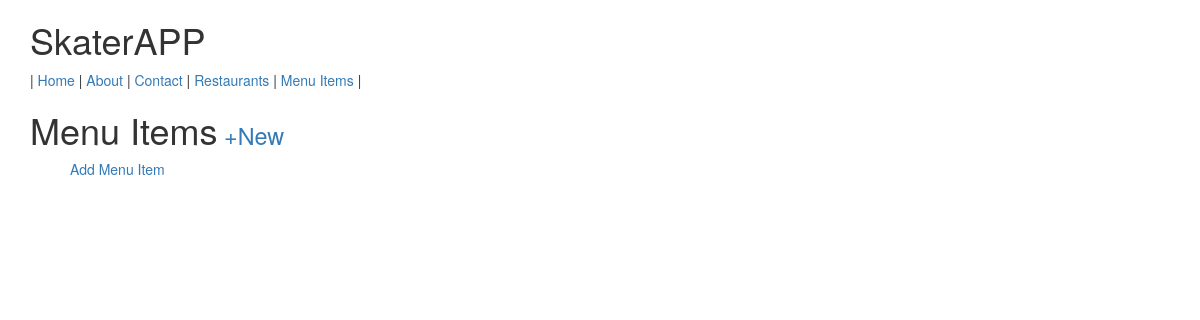
The app's page /items/ (signed in), older data.
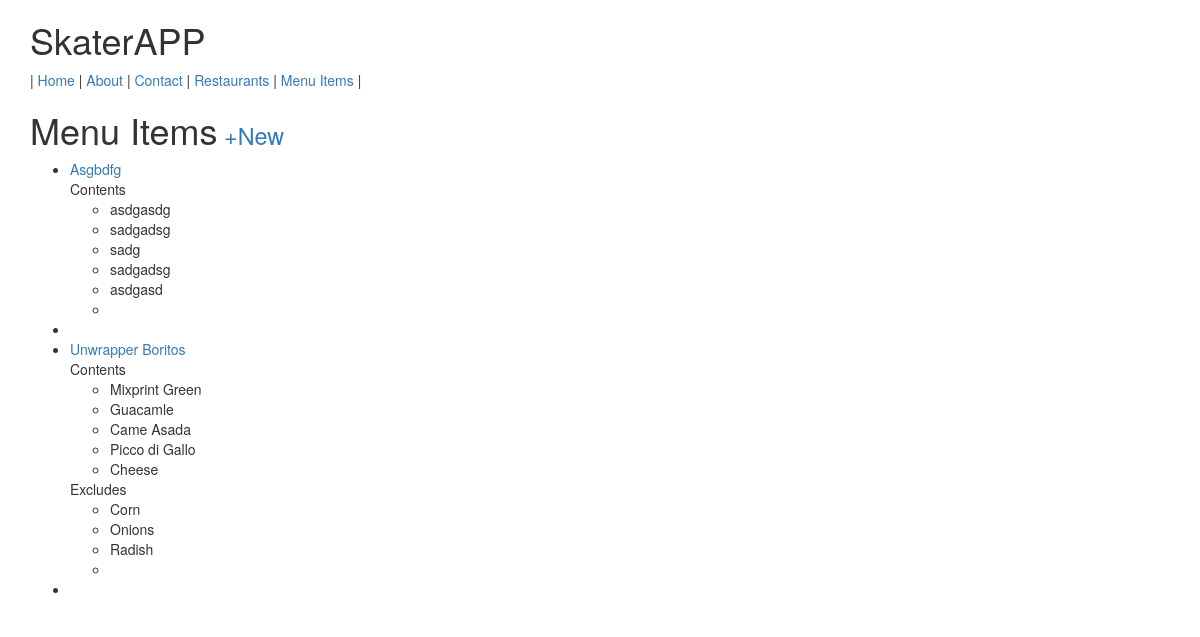
The same page, newer data.
### menus/models.py (models this page shows, shortened)
class Item(models.Model):
    user            = models.ForeignKey(settings.AUTH_USER_MODEL)
    restaurant      = models.ForeignKey(RestaurantLocation)
    name            = models.CharField(max_length=120)
    contents        = models.TextField(blank=True, null=True, help_text='Separate each item by comma')
    excludes        = models.TextField(blank=True, null=True, help_text='Separated each item by comma')
    public          = models.BooleanField(default=True)
    timestamp       = models.DateTimeField(auto_now_add=True)
    updated         = models.DateTimeField(auto_now=True)
    def get_absolute_url(self):
        return reverse('menus:detail', kwargs={'pk':self.pk})
    class Meta:
        ordering = ['-updated', '-timestamp']
    def get_contents(self):
        return self.contents.split(",")
    def get_excludes(self):
        return self.excludes.split(",")

### menus/views.py (the view)
class ItemListView(ListView):
    def get_queryset(self):
        return Item.objects.filter(user=self.request.user)

### menus/templates/menus/item_list.html (shortened to what this page needs)
{% extends 'base.html' %}
{%  block content %}
    <h1>Menu Items<small><a href="{% url 'menus:create' %}"> +New</a> </small></h1>
    <ul>
        {% for obj in object_list %}
            <li><a href="{{ obj.get_absolute_url }}">{{ obj.name }}</a><br/>
                {% if obj.contents %}
                Contents
                <ul>
                    {% for item in obj.get_contents %}
                        <li>{{ item }}</li>
                    {% endfor %}
                </ul>
                {% endif %}
                {% if obj.excludes %}
                Excludes
                <ul>
                    {% for item in obj.get_excludes %}
                        <li>{{ item }}</li>
                    {% endfor %}
                </ul>
                {% endif %}
            </li>
            <li>
            {% empty %}
            <a href="{% url 'menus:create' %}"> Add Menu Item</a>
        {% endfor %}
    </ul>
{% endblock content %}

Row changes from the older to the newer data that the page shows:
added Item: name "Asgbdfg", get_contents "asdgasdg" "sadgadsg" "sadg" "sadgadsg" "asdgasd"
added Item: name "Unwrapper Boritos", get_contents "Mixprint Green" "Guacamle" "Came Asada" "Picco di Gallo" "Cheese", get_excludes "Corn" "Onions" "Radish"
Text that changed along with them:
text no longer shown: "Add Menu Item"
